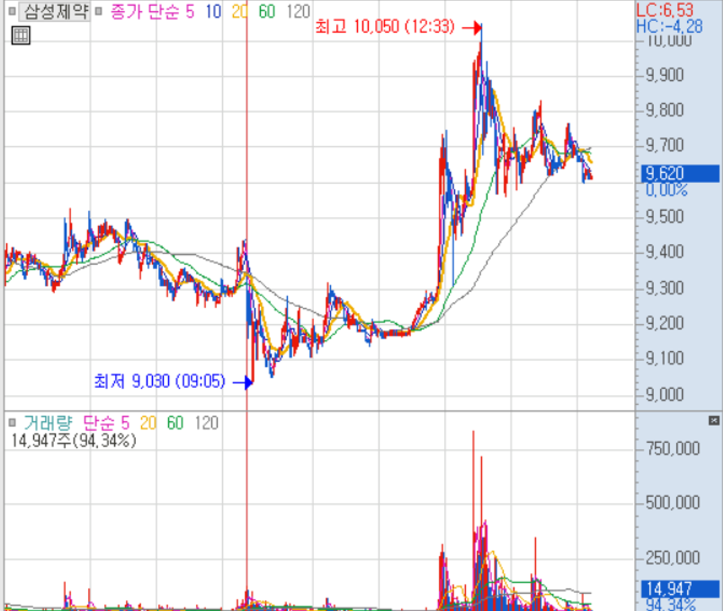
#> input picture myhero/tmp_images/myhero4_copy.png, 1446 x 1221 px, found by its file name (shown at 1/2 size)
$ python utils.py
#> lines starting #> are read from the running program, lines starting #| are printed output that depends on the picture; after the words box and inside, x2 and y2 are one past the last pixel; in counts of white or black regions, pixels touching at a corner belong together
import cv2
import math
def detect_lowerbound(imagepath):
    # Load image, convert to grayscale, Otsu's threshold
#> called with imagepath = 'myhero4_copy.png'
    image = cv2.imread(imagepath)
#> image is the input picture: shape (1221, 1446, 3); mean B, G, R 240.5, 237.3, 239
    result = image.copy()
    gray = cv2.cvtColor(image,cv2.COLOR_BGR2GRAY)
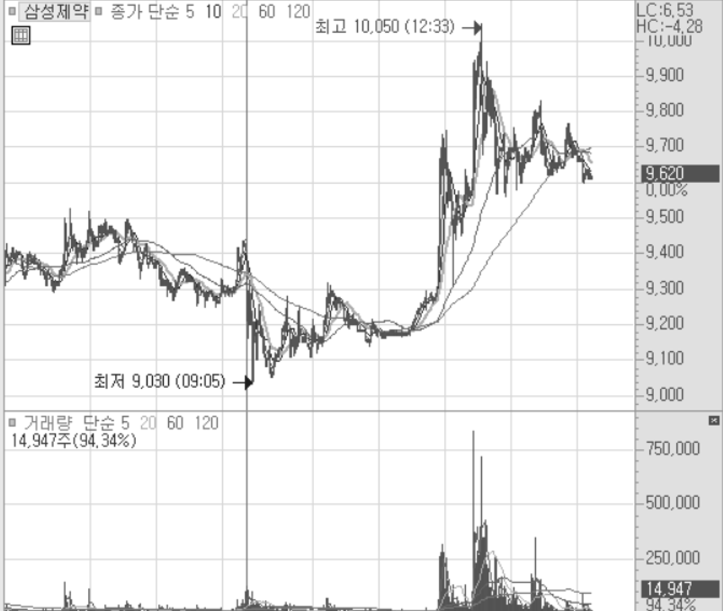
#> gray: shape (1221, 1446) (shown at 1/2 size); min 0, max 255, mean 238.2
    thresh = cv2.threshold(gray, 0, 255, cv2.THRESH_BINARY_INV + cv2.THRESH_OTSU)[1]
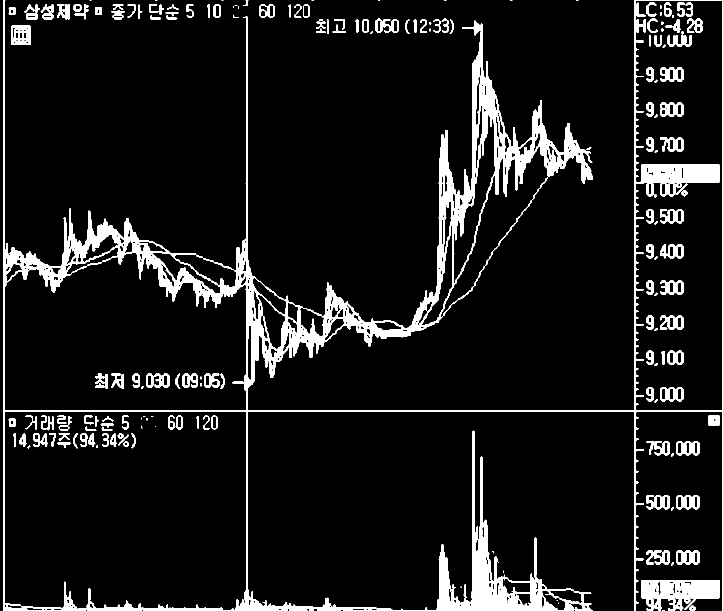
#> thresh: shape (1221, 1446) (shown at 1/2 size); 8.6% white; 209 white regions (30 under 20 px), largest, box (x1, y1, x2, y2) and area: (7, 0, 1446, 1221) 109641, (1282, 1160, 1440, 1221) 6329, (22, 51, 62, 90) 601

    # Detect horizontal lines
    horizontal_kernel = cv2.getStructuringElement(cv2.MORPH_RECT, (40,1))
    detect_horizontal = cv2.morphologyEx(thresh, cv2.MORPH_OPEN, horizontal_kernel, iterations=2)
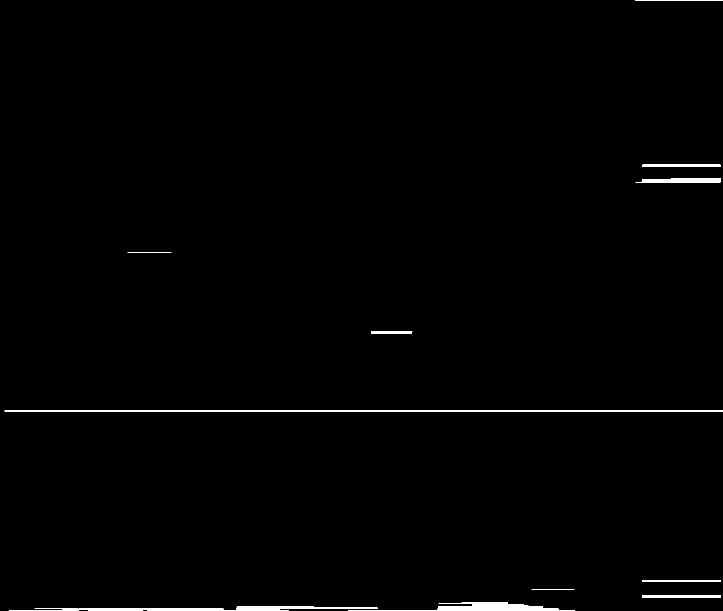
#> detect_horizontal: shape (1221, 1446) (shown at 1/2 size); 0.73% white; 13 white regions
    cnts = cv2.findContours(detect_horizontal, cv2.RETR_EXTERNAL, cv2.CHAIN_APPROX_SIMPLE)
#> cnts = 13 contours, 4 with area under 20; largest, box (x1, y1, x2, y2) and area: (696, 1208, 1150, 1221) 2162, (19, 1212, 756, 1221) 2084, (9, 821, 1446, 823) 1436, (1271, 359, 1442, 366) 943, (1284, 1190, 1442, 1196) 784
    cnts = cnts[0] if len(cnts) == 2 else cnts[1]

    #Detect graph line
    for c in cnts:
      line = [item for sublist in c for item in sublist]
      if len(line)==4:
        myline=line
        cv2.drawContours(result, [cnts[6]], -1, (36,255,12), 2)
#> this loop made 13 passes
#> myline on pass 7: [[9, 821], [9, 822], [1445, 822], [1445, 821]]
#> line on passes 5, 8, 9, 11, 13: [[1063, 1179], [1148, 1179]], [[742, 663], [742, 666], [823, 666], [823, 664], [824, 663]], [[255, 505], [342, 505]], [[1342, 356], [1441, 356]], [[1270, 0], [1445, 0]]
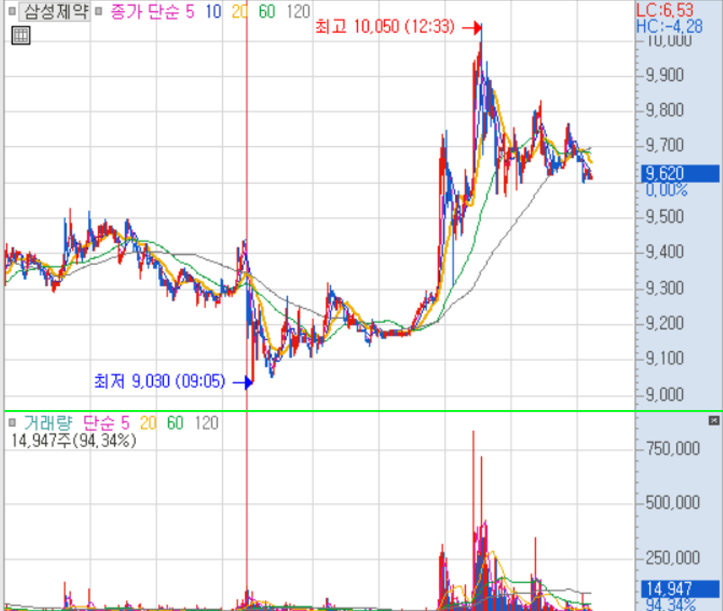
#> result: shape (1221, 1446, 3) (shown at 1/2 size); 0.33% of pixels changed, all inside (x1, y1, x2, y2) = (8, 820, 1446, 824)
        #print(line[0][1])
    y=0
    x=0
    h,w,c = image.shape
#> h = 1221; w = 1446; c = 3
    h2=myline[0][1]
#> h2 = 821

    #crop lower bound area
    img = image[y+1:y+h,x:x+w]
    # [5 lines of commented-out code are left out]
    crop_lowerbound_img = image[y+int(h2/2):y+h2, x+int(w*(2/3)):x+w]
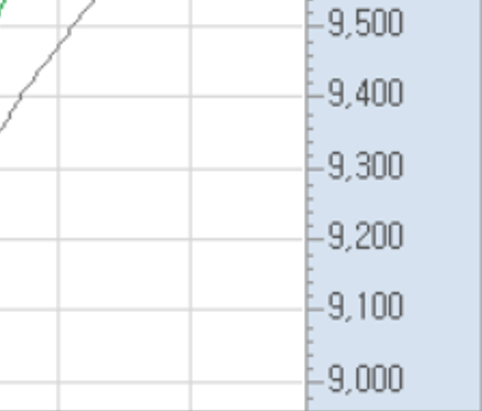
#> crop_lowerbound_img: shape (411, 482, 3); mean B, G, R 243.2, 238.9, 234.8
#> (the run stopped early here; a loop or call above may not have finished)
